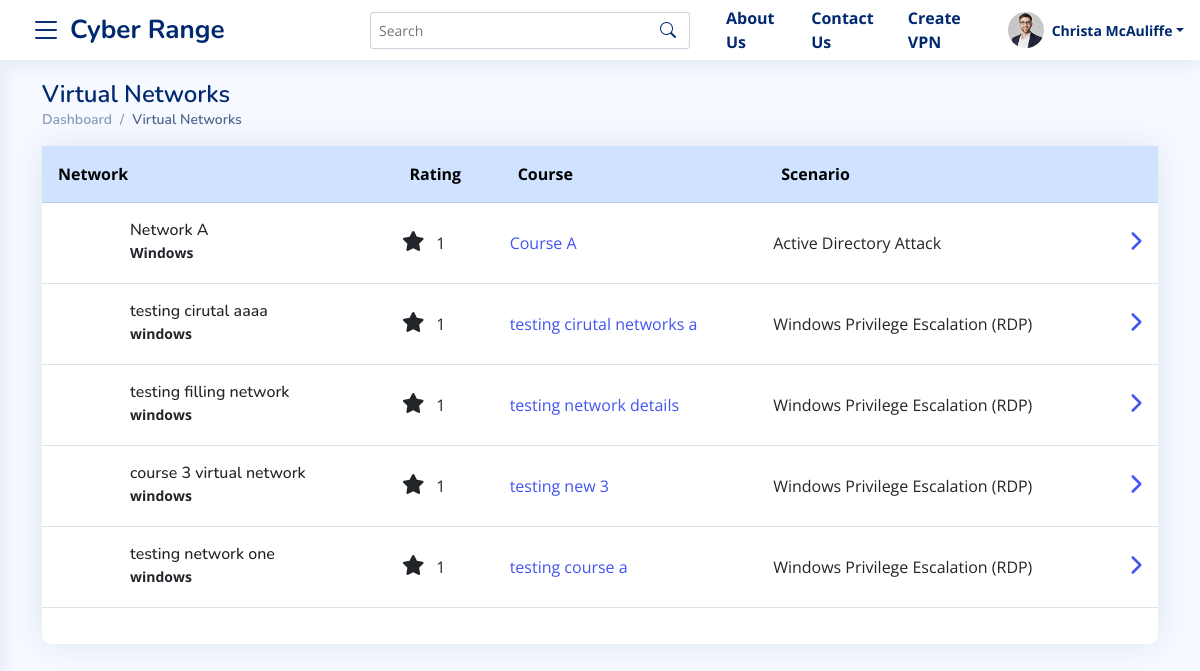
/instructor/virtaul-networks (signed in), run on an earlier commit of the app's database.
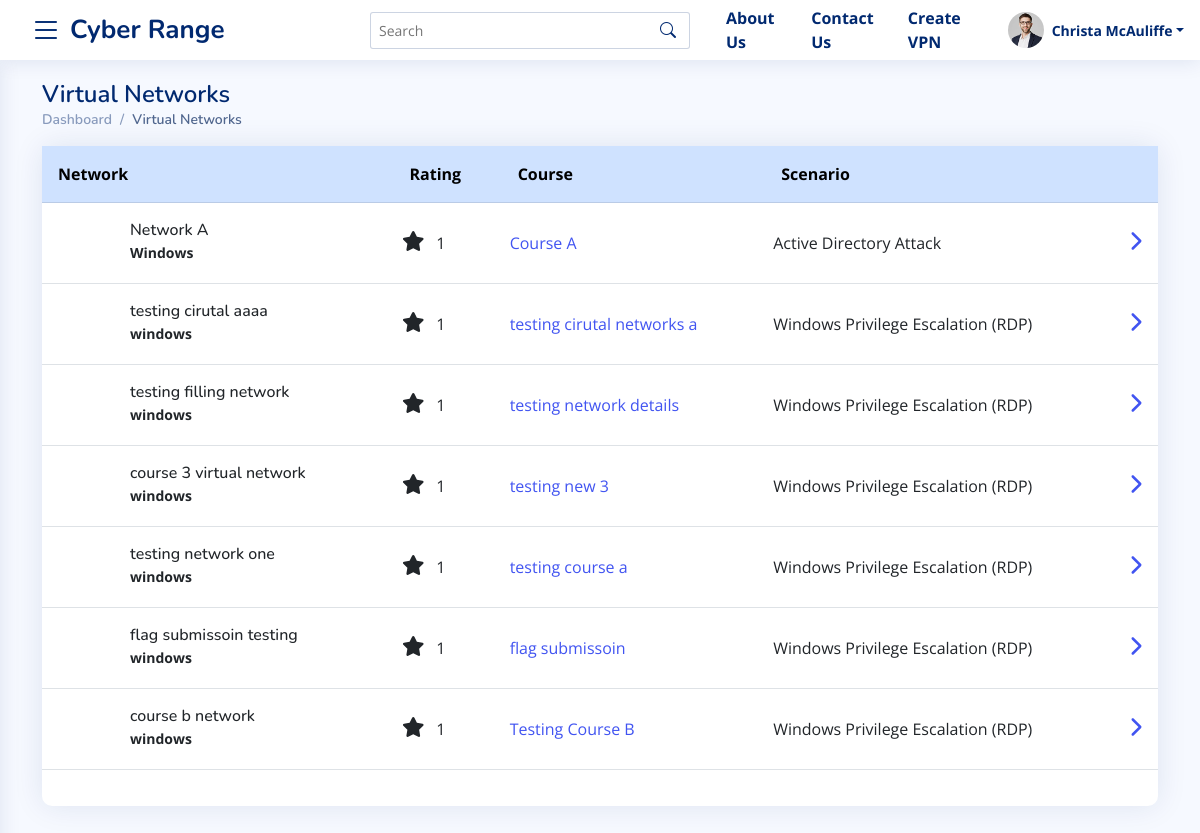
And on a later commit of the database.
### master_app/models.py (models this page shows, shortened)
class VirtualNetwork(models.Model):
    course = models.ForeignKey(Course, on_delete=models.CASCADE)
    name = models.CharField(max_length=100)
    description = RichTextField()
    operating_system = models.CharField(max_length=100, default=1 )
    scenarios = models.CharField(max_length=200, default="1" ,)
    rating  = models.CharField(max_length=1 , default="1", choices=RATING_CHOICES, blank=True, null=True)
    config_file_url = models.URLField(max_length=300 , default="" , blank=True, null=True)
    ip_address = models.GenericIPAddressField(blank=True, null=True)
    topology_image = models.ImageField(upload_to="topologies/", blank=True, null=True)
    ssh_file = models.FileField(upload_to="sshFiles/" , blank=True, null=True)
    instructions = RichTextField(blank = True, null=True, default="")
    is_instance_created = models.BooleanField(default=False, blank=True, null=True)
    imageRef = models.CharField(max_length=200 , blank=True, null=True)
    size = models.CharField(max_length=200 , blank=True, null=True)
    status = models.CharField(max_length=200 , blank=True, null=True)
    state = models.CharField(max_length=200 , blank=True, null=True)
    min_ram = models.CharField(max_length=200 , blank=True, null=True)
    min_disk = models.CharField(max_length=200 , blank=True, null=True)
    server_id = models.CharField(max_length=200, blank=True, null=True)
    def get_operating_system(self):
        try:
            return OPERATING_SYSTEM_CHOICES_TEXT[self.operating_system]
        except:
            return self.operating_system
    def get_scenarios(self):
        try:
            return SCENARIOS_CATEGORYIES_TEXT[self.scenarios]
        except:
            return self.scenarios
    def instructor_network_url(self):
        try:
            return reverse("instructor-machine-detail-url", args=[self.id])
        except:
            return "#"

class Course(models.Model):
    instructor = models.ForeignKey(User, on_delete=models.CASCADE)
    name = models.CharField(max_length=100)
    start_time = models.DateTimeField(auto_now_add=False, default=timezone.now)
    end_time = models.DateTimeField(auto_now_add=False, default=timezone.now)
    created_timestamp = models.DateTimeField( auto_now_add=True )
    description = RichTextField()
    is_approved = models.CharField(max_length=2, choices=APPROVED_CHOICES, default="1")
    points = models.IntegerField(blank=True, null=True, default=60)
    course_img = models.ImageField(blank=True, upload_to="courses/")
    def get_instructor_url(self):
        try:
            return reverse("instructor-courses-details-url", args=[self.id])
        except:
            return "#"

### master_app/views.py (the view)
# urls.py: path("instructor/virtaul-networks", views.InstructorVirtualNetworkList, name="instructor-virtual-network-url"),
@login_required
@teacher_required
def InstructorVirtualNetworkList(request):
    networks = [i for x in Course.objects.filter(
        instructor=request.user) for i in x.virtualnetwork_set.all() if len(x.virtualnetwork_set.all()) > 0]
    template_name = 'master_app/instructor/virutal_netwroks.html'
    context = {
        "networks": networks
    }
    return render(request, template_name, context)

### master_app/templates/master_app/instructor/virutal_netwroks.html (shortened to what this page needs)
{%  extends 'base.html' %}
{% load static %}
{% block content %}
<main id="main" class="main">
    <section class="section dashboard">
      <div class="container">
        <div class="row">
          <div class="col-12">
            <div class="pagetitle">
              <h1>Virtual Networks</h1>
              <nav>
                  <ol class="breadcrumb">
                      <li class="breadcrumb-item"><a href="{% url 'instructor-dasboard-url' %}">Dashboard</a></li>
                      <li class="breadcrumb-item active">Virtual Networks</li>
                  </ol>
              </nav>
            </div>
          </div>
        </div>
            <div class="row">
                <div class="col-12">
                    <div class="card ">
                        <div class="card-body px-0">
                          {% include 'master_app/virtual_networks.html' with networks=networks %}
                        </div>
                    </div>
                </div>
            </div>
          </div>
    </section>
</main>
{% endblock %}

### master_app/templates/master_app/virtual_networks.html (shortened to what this page needs)
{% load static %}
<table class="table">
    <thead class="table-primary ">
      <tr>
        <th scope="col" class="p-3">Network</th>
        <th scope="col" class="p-3">Rating</th>
        <th scope="col" class="p-3">Course</th>
        <th scope="col" class="p-3">Scenario</th>
        <th scope="col"></th>
      </tr>
    </thead>
    <tbody>
      {% for network in networks %}
        <tr>
          <td>
              <div class="d-flex align-items-center">
                  <div class="card-icon rounded-circle d-flex align-items-center justify-content-center">
                  </div>
                  <div class="ps-3">
                    <h6 class="mb-0">{{ network.name }}</h6>
                    <span class=" small pt-1 fw-bold">{{ network.get_operating_system }}</span>
                  </div>
                </div>
          </td>
          <td class="align-middle">
              <i class="fas fa-star circle-icon fs-5 me-2"></i> {{ network.rating }}
              </td>
        <td class="align-middle">
            {% if request.user.is_student %}
                <a href="{{ network.course.get_student_url }}">{{ network.course.name }}</a>
            {% elif request.user.is_instructor %}
                <a href="{{ network.course.get_instructor_url }}">{{ network.course.name }}</a>
            {% elif request.user.is_admin %}
                <a href="{{ network.course.get_admin_url }}">{{ network.course.name }}</a>
            {% else %}
                <a href="#!">{{ network.course.name }}</a>
            {% endif %}
        </td>
          <td class="align-middle">{{ network.get_scenarios }}</td>
          <td class="align-middle"><a data-bs-toggle="offcanvas" href="#offcanvasExample{{ network.name|slugify  }}" role="button" aria-controls="offcanvasExample{{ network.name|slugify  }}"><i class="fas fa-chevron-right fs-5"></i></a></td>
        </tr>
      {% endfor %}
    </tbody>
  </table>

What changed in the data, as far as the page shows it:
added VirtualNetwork: name "flag submissoin testing", get_operating_system "windows", rating "1", course.name "flag submissoin", get_scenarios "Windows Privilege Escalation (RDP)"
added VirtualNetwork: name "course b network", get_operating_system "windows", rating "1", course.name "Testing Course B", get_scenarios "Windows Privilege Escalation (RDP)"
